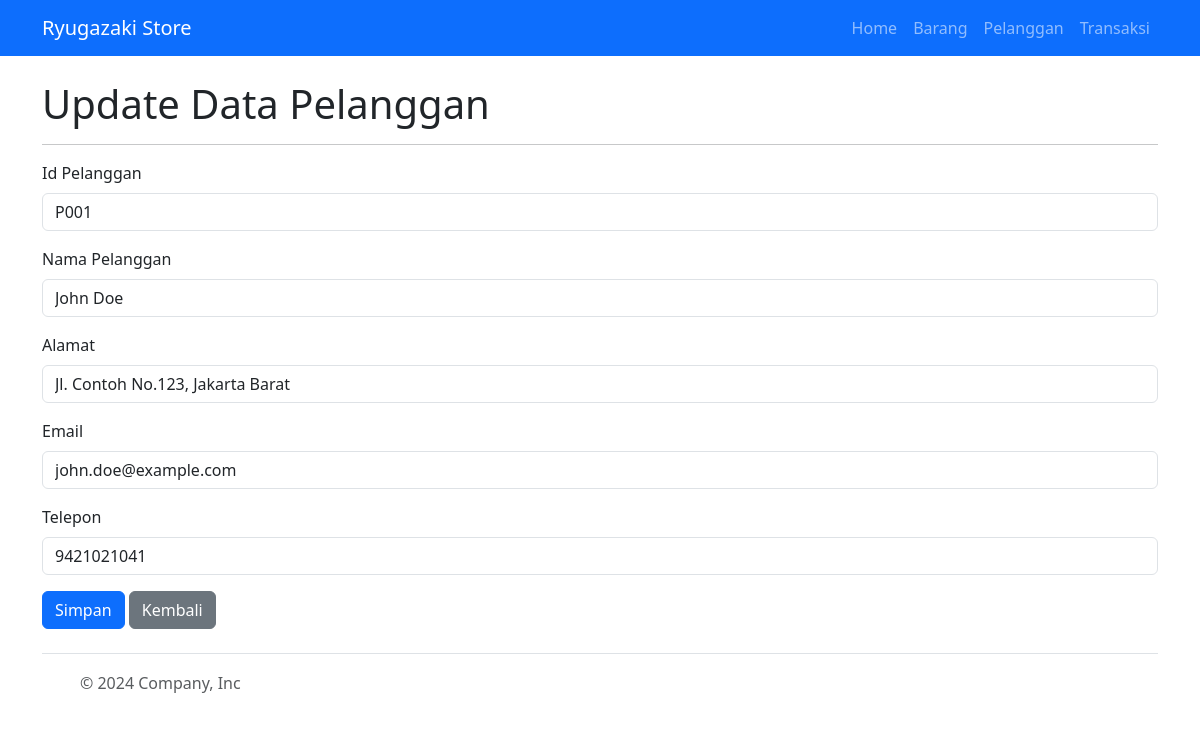
/index.php?page=pelanggan&action=edit&id_pelanggan=P001, run on the app's committed database.
### tables this page shows
CREATE TABLE `pelanggan` (
  `id_pelanggan` char(12) NOT NULL,
  `nama_pelanggan` varchar(100) DEFAULT NULL,
  `alamat` text DEFAULT NULL,
  `email` varchar(100) DEFAULT NULL,
  `telepon` varchar(16) DEFAULT NULL
);

### app/models/Pelanggan.php (called while the page is built, shortened)
<?php
class Pelanggan {
    private $db;
    public function __construct($db) {
        $this->db = $db;
    }
    public function getPelangganById($id_pelanggan) {
        $stmt = $this->db->prepare("SELECT * FROM Pelanggan WHERE id_pelanggan = :id_pelanggan");
        $stmt->bindParam(':id_pelanggan', $id_pelanggan);
        $stmt->execute();
        return $stmt->fetch(PDO::FETCH_ASSOC);
    }
}
?>

### app/views/Pelanggan/PelangganUpdateView.php (the view, shortened to what this page needs)
<?php include 'app/views/layout/Header.php'; ?>
<!DOCTYPE html>
<html lang="en">
<head>
    <link href="https://cdn.jsdelivr.net/npm/bootstrap@5.3.3/dist/css/bootstrap.min.css" rel="stylesheet">
</head>
<body>
    <div class="container">
        <br><h1>Update Data Pelanggan</h1><hr>
        <form method="post" action="?page=pelanggan&action=update&id_pelanggan=<?= htmlspecialchars($Pelanggan['id_pelanggan']); ?>">
            <div class="mb-3">
                <label for="id_pelanggan" class="form-label">Id Pelanggan</label>
                <input type="text" class="form-control" id="id_pelanggan" name="id_pelanggan" value="<?= htmlspecialchars($Pelanggan['id_pelanggan']); ?>" readonly>
            </div>
            <div class="mb-3">
                <label for="nama_pelanggan" class="form-label">Nama Pelanggan</label>
                <input type="text" class="form-control" id="nama_pelanggan" name="nama_pelanggan" value="<?= htmlspecialchars($Pelanggan['nama_pelanggan']); ?>" required>
            </div>
            <div class="mb-3">
                <label for="alamat" class="form-label">Alamat</label>
                <input type="text" class="form-control" id="alamat" name="alamat" value="<?= htmlspecialchars($Pelanggan['alamat']); ?>" required>
            </div>
            <div class="mb-3">
                <label for="email" class="form-label">Email</label>
                <input type="email" class="form-control" id="email" name="email" value="<?= htmlspecialchars($Pelanggan['email']); ?>" required>
            </div>
            <div class="mb-3">
                <label for="telepon" class="form-label">Telepon</label>
                <input type="number" class="form-control" id="telepon" name="telepon" value="<?= htmlspecialchars($Pelanggan['telepon']); ?>" required>
            </div>
            <button type="submit" class="btn btn-primary">Simpan</button>
            <a href="?page=pelanggan" class="btn btn-secondary">Kembali</a>
        </form>
    </div>
</body>
</html>
<?php include 'app/views/layout/Footer.php'; ?>

### data on the page
pelanggan: id_pelanggan "P001", nama_pelanggan "John Doe", alamat "Jl. Contoh No.123, Jakarta Barat", email "john.doe@example.com", telepon "9421021041"
